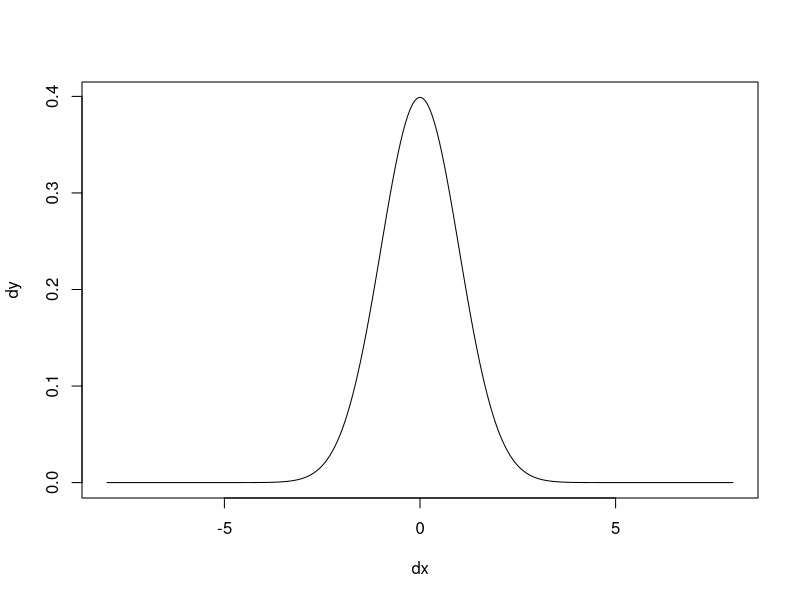
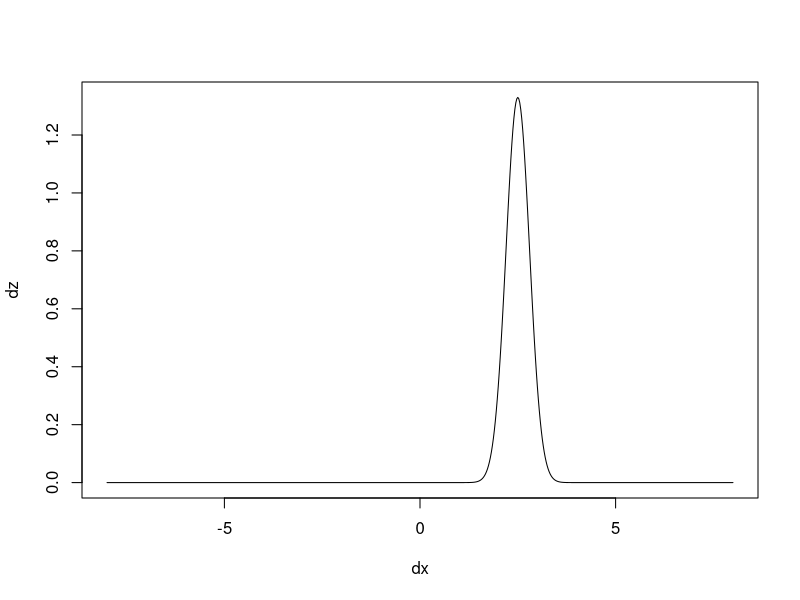
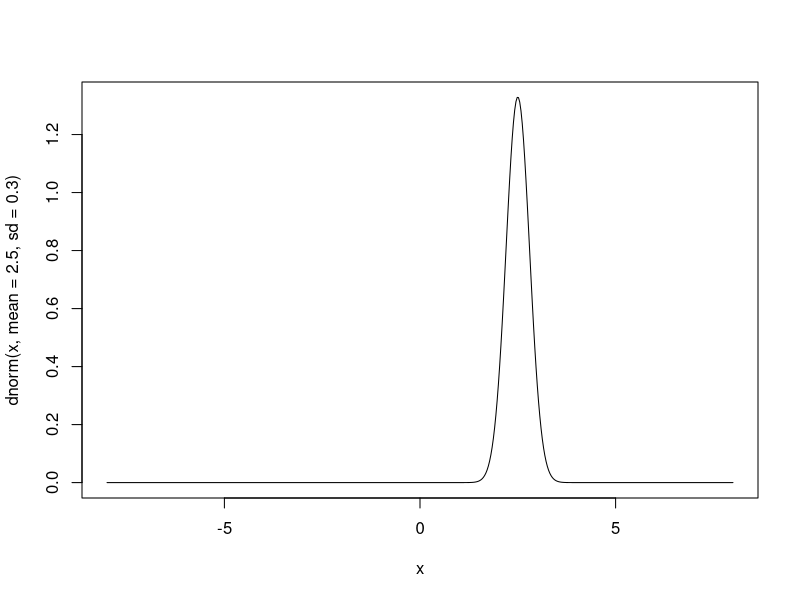
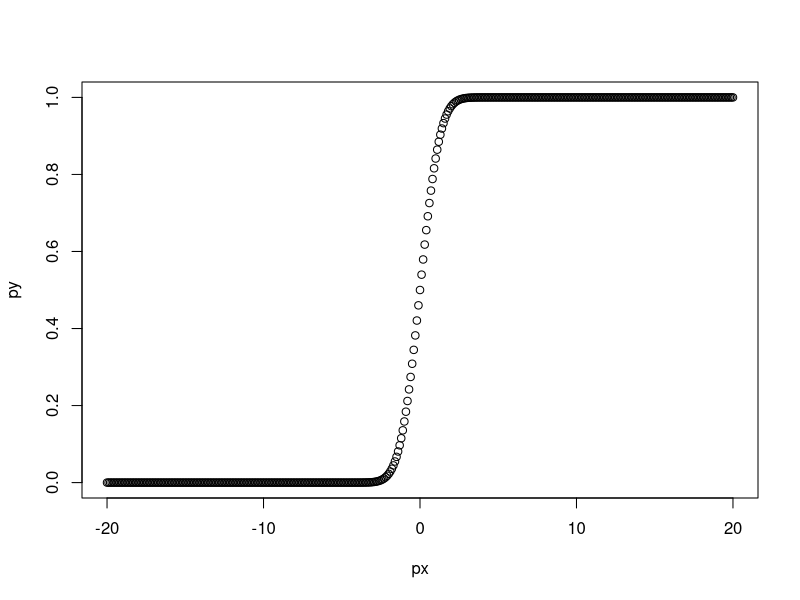
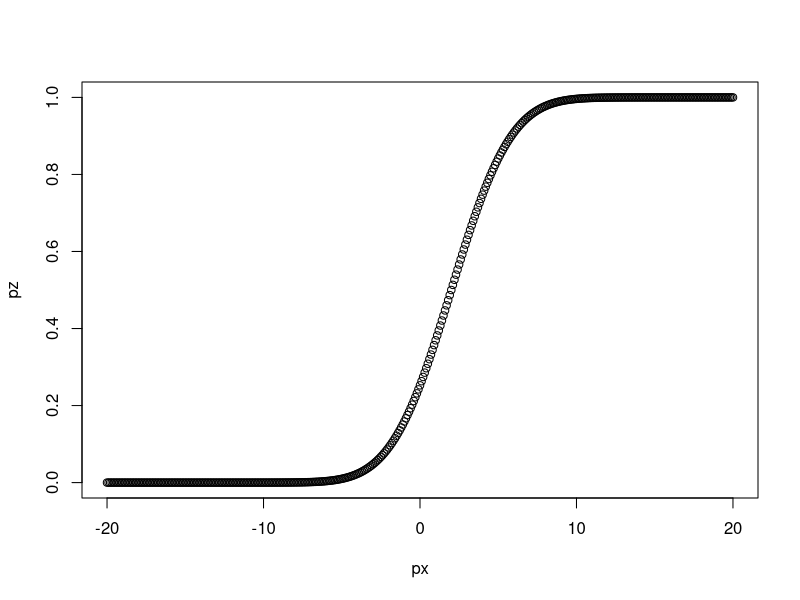
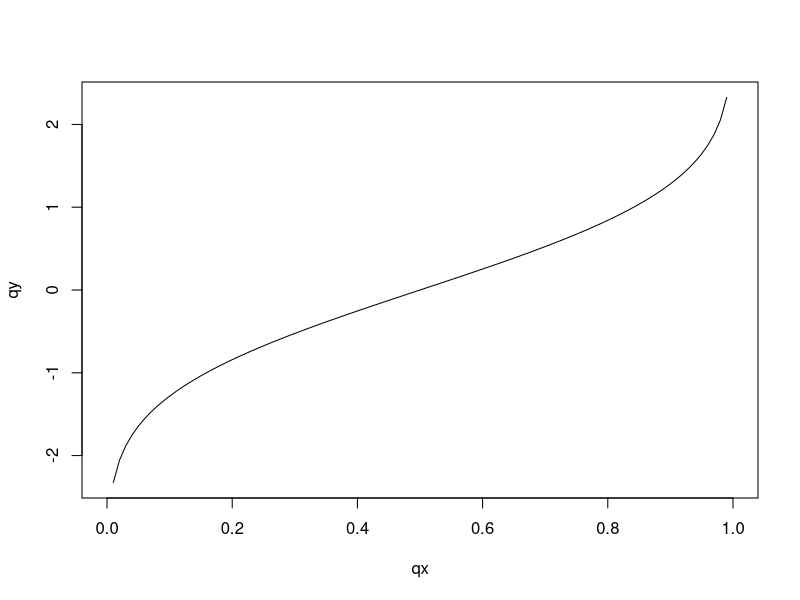
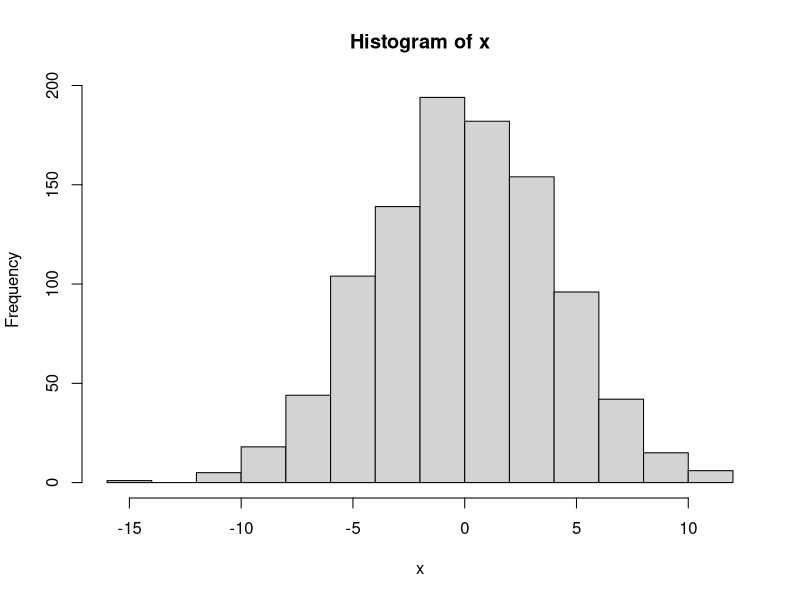
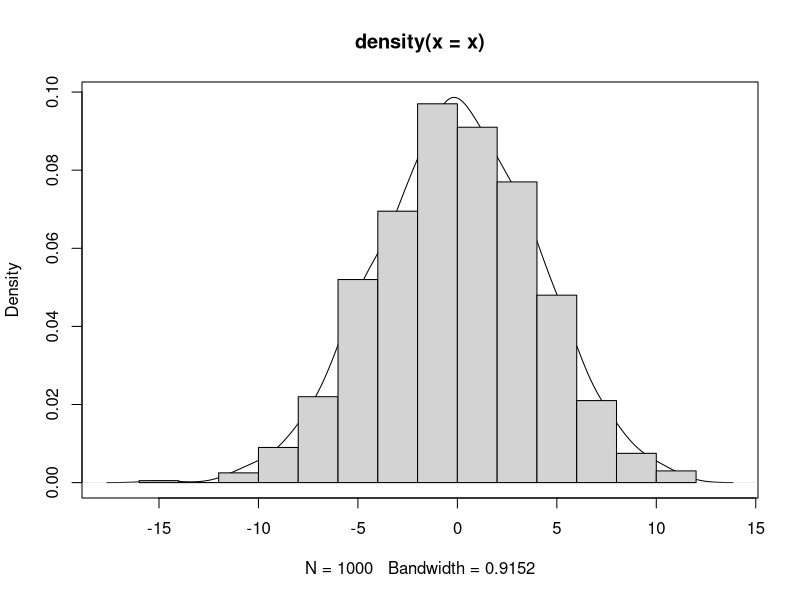

These figures' R source, in order:

## Distribuciones

# A modo general, una Distribución es una herramienta matemática que generaliza la noción de una función.

# En R podemos ver la lista de todas las distribuciones que se encuentran incluidas en el paquete 'stats', utilizando el siguiente comando:
?Distributions

# Cuatro grandes grupos de funciones de distribución de probabilidad se encuentran disponibles en dicho paquete: función de densidad (Density), función de distribución acumulativa (cumulative distribution function), función cuantil (quantile function) y generadores de números al azar (random variate generation).
# Cada función se denomina e identifica con la primer letra seguido del nombre de la variable (discreta o continua).
# dxxx
# pxxx
# qxxx
# rxxx

# Ejemplo: Distibución Normal o Gaussiana

# dnorm : Función de Densidad de Probabilidad (PDF en inglés).
# pnorm : Función de Distribución de Probabilidad (CDF en inglés; probabilidad acumulada).
# qnorm : Función de Cuantiles.
# rnorm : Generador aleatorio de números con distribución normal.
# En la ayuda de R se pueden ver las cuatro funciones incluidas para la
# distribución normal (los 5 comandos tienen el mismo efecto):
?Normal
?dnorm
?pnorm
?qnorm
?rnorm

# Las cuatro funciones tienen argumentos que especifican los parámetros
# de la distribución: mean y sd (mu y sigma), tienen los valores por
# defecto 0 y 1 (lo que se denota por la presencia de los "=").
# Otros parámetros varían ya que son específicos de cada función.


## Sobre las funciones:

# dnorm 
# Es la función con forma de campana que la mayoría conocemos.
# Calcula para cada punto observado el valor de la función de densidad.

# Para la función de densidad con una distribución normal el valor en cero vale:
dnorm(0) # cuánto vale la media y el desvío de esta distribución?
# 0.3989423

# Para la función de densidad con una distribución normal y media = 6, el valor en cero vale:
dnorm(0, mean = 6)
# 6.075883e-09

# Para la función de densidad con una distribución normal con media = 4 y desvío = 10, el valor en cero vale:
dnorm(0, mean = 6, sd = 10)
# 0.03332246

# Si quiero averigual el valor para tres números diferentes, los debo concatenar con la función c:
dc <- dnorm(c(1, 3, 7))
# 2.419707e-01 4.431848e-03 9.134720e-12

# Si quiero conocer para un determinada secuencia de valores como se comporta la función de distribución de densidad, primero debo generar la secuencia:
dx <- seq(-8, 8, by = 0.025)
# dx es un vector con valores entre -20 y 20 tomados de a 0,1.
dy <- dnorm(dx)
# dy usa los valores generados en dx y calcula los valores para la función de densidad con distribución normal
plot(dx, dy, type = 'l')

# ahora le cambiamos la media y el desvío
dz <- dnorm(dx, mean = 2.5, sd = 0.3)
plot(dx, dz, type = 'l')

# Nótese que la función curve también se puede usar para este propósito:
curve(dnorm(x, mean = 2.5, sd = 0.3), from = -8, to = 8, n = 500)

# pnorm
# Es la función que describe P(Y <= X) (probabilidad de que Y sea
# menor o igual a X, siendo X un cuantil e Y una variable aleatoria
# tomada de una distribución normal.
# Naturalmente Y está entre 0 y 1

pnorm(0)
# 0.5

pnorm(0, mean = 2)
# 0.02275013

pnorm(0, mean = 2, sd = 3)
# 0.2524925

pc <- pnorm(c(1, 3, 7))
# 0.8413447 0.9986501 1.0000000

px <- seq(-20, 20, by = 0.1)
py <- pnorm(px)
plot(px, py)

pz <- pnorm(px, mean = 2, sd = 3) 
plot(px, pz)

# qnorm
# Matemáticamente es la función inversa a pnorm (f^-1(x), no 1/f(x)).
# Ejemplo: para una variable al azar con distribución normal, de media 0 y desvío 1, la función de probabilidad que devuelve es el usualmente llamado Z-score.

# El ejemplo tal vez más conocido es el del valor de z correspondiente a un alfa de
# 0.05, 1.96 el cual se puede obtener así:

qnorm(0.975)
# 1.959964
# Debe tenerse en cuenta que este valor se obtiene tanto si se trata de un alfa 
# de 0.025 para un test de una sola cola (como en este caso) como para un alfa de
# 0.05 para un test de dos colas.

# Por defecto qnorm considera sólo la cola inferior de la distribución, pero se
# puede cambiar con el argumento lógico lower.tail:
qnorm(0.975, lower.tail = FALSE)

# Otros varios ejemplos (nótese que la entrada debe estar entre 0 y 1):
qnorm(0.5)
# 0
qnorm(0.5, mean = 1)
# 1
qnorm(0.5, mean = 1, sd = 2)
# 1
qnorm(0.5, mean = 2, sd = 2)
# 2
qnorm(0.5, mean = 2, sd = 4)
# 2
qnorm(0.25, mean = 2, sd = 2)
# 0.6510205
qnorm(0.758)
# 0.6998836
qnorm(0.758, mean = 5, sd = 2)
# 6.399767

# Nótese que al cambiar de mean = 0 y sd = 1 ya no estamos hablando de los 
# denominados Z-scores.

qc <- c(0.2, 0.4, 0.65)
qnorm(qc)
# -0.8416212 -0.2533471  0.3853205

qx <- seq(0, 1, by = 0.01)
qy <- qnorm(qx)
plot(qx, qy, type = 'l')


## Números aleatorios en R

# Un número aleatorio surge a partir de una variable al azar que presenta una función de distribución determinada.

# Ejemplo: Para crear 1000 números aleatorios de distribución normal con promedio
# 0 y desvío estándar 1:
x <- rnorm(1000, mean=0, sd=4)
# Para corroborar que el generador funciona bien:
mean(x)  # Debería ser cercano a 0
sd(x)    # y este cercano a 1

# De acuerdo a la ley de los grandes números, cuánto mayor es la cantidad de elementos de x, más cercanos a 0 y 1 son estos valores... invitamos al usuario a que explore lo que ocurre con estos valores al cambiar el primer argumento de rnorm.

# Podemos hacer un resumen de los números generados:
summary(x)

# O un histograma:
hist(x)

# O una curva de densidad:
densidad <- density(x)
plot(densidad)

# O ambos...
hist(x, freq = FALSE, add = TRUE)
# Nótese el uso de los argumentos "freq" y "add" para cambiar las
# opciones por defecto (así grafica densidades y no borra el gráfico
# anterior). En esta parte no se va a profundizar en lo que refiere
# a herramientas gráficas, pero se retomará el tema más adelante.


# Ejemplificando con las tres funciones que vimos anteriormente:

# dnorm
# otra forma de graficar una función de densidad:
curve(dnorm(x), from=-3.5, to=3.5) # recuerde quien era x...
# La función curve dibuja la curva de la función correspondiente dentro de los límites pautados por 'from' y 'to'.

# pnorm
curve(pnorm(x), from=-3.5, to=3.5)

# qnorm
curve(qnorm(x), from=-1, to=1)
# Nótese el parecido con:
plot(sort(rnorm(1e3)))

# Puedo combinar dnorm y rnorm para hacer un lindo gráfico:
x <- rnorm(1000)
hist(x, freq=FALSE)
curve(dnorm(x), add=TRUE, col='blue', lwd=2)
lines(density(x), col='red', lwd=2)
# la función line ajusta una línea al modelo propuesto.

# EXTRA

# La función qqnorm sirve para comparar los cuantiles de un vector
# cualquiera con la distribución de cuantiles esperada para una
# distribución normal:
?qqnorm

# Ejemplo:
qqx <- rnorm(100)
qqnorm(qqx)
# Usando qqline agregamos una recta que pasa por el primer y tercer
# cuartiles (correspondientes a los percentiles 25% y 75%). 
qqline(qqx, col='red', lwd=2)
# ¿Qué pasa si hago una prueba similar con un x generado con runif?
# Comparar con la curva de pnorm, ¿Se parecen?¿Tiene lógica?

####################################################

## Ejemplo: Distribución Uniforme
?Uniform
# O
?dunif

# Cómo dice el nombre, la distribución uniforme es equiprobable para
# todos los valores incluídos en un intervalo dado. Por lo tanto sólo
# necesita un mínimo y un máximo como parámetros.
# Al igual que todos los generadores de números de "stats", el primer
# argumento es el número de elementos, mientras que los otros dos son
# el mín. y máx. mencionados.

# Ejemplo: Para tomar mil valores aleatorios con distribución U(0,1):
x <- runif(1000, 0, 1)
hist(x)  # Bastante horizontal, ¿no?

####################################################

## Muestreos aleatorios
?sample

# La función sample hace muestreos de los elementos contenidos en el
# primer argumento. Por defecto muestrea sin reposición todos los
# elementos posibles:
sample(1:5)
# 1 4 5 2 3 # primera corrida
# 2 1 5 4 3 # segunda corrida
# 3 4 2 1 5 # tercera corrida
# como el lector puede observar, cada nueva corridadel comando, genera un muestreo aleatorio, por lo tanto es esperable que el orden de los números sea siempre distinto.
# intente probar con una mayor cantidad de números o correr varias veces el argumento de arriba...

# En la ayuda se pueden ver varios argumentos para modificar este
# comportamiento:
sample(1:5, replace=TRUE)  # con reposición
sample(1:5, 2)             # muestrea sólo dos valores, sin reposición
sample(1:5, size=2)        # ídem
sample(1:5, 2, replace=TRUE) # los anteriores combinados

# Los mismos resultados se pueden obtener si usamos vectores "character":
sample(c('Homero', 'Marge', 'Bart', 'Lisa', 'Maguie'), 3, replace=TRUE) # nombres
sample(letters, 5) # letras

# Algo que puede confundir: si le damos solamente un número como entrada,
# puede tener comportamientos inesperados:
sample(10)     # idéntico a pedir "sample(1:10)"
sample(10.3)   # redondea 10.3 --> 10, así que es igual que el anterior
# es idéntico a pedir: sample(floor(10.3)), función floor es para redondear
sample(-10.3)  # el comportamiento es distinto ahora, por ser negativo

#############################################################################

# EXTRA

# Otra opción útil puede ser usar el argumento "prob" de la función sample.
# Este argumento permite asignar distintos valores de peso a cada
# uno de los elementos del vector a muestrear.
# Por ejemplo, si queremos muestrear los valores 5, 10 y 15 pero de tal
# forma que el valor 5 sea 3 veces más frecuente que el 15, y que el
# el 10 sea 2 veces más frecuente que el 15, entonces podemos ingresar:
muestreo <- sample(c(5, 10, 15), size=6000, prob=c(3, 2, 1), replace=T)
x <- table(muestreo)
x  # x tiene por nombres los valores 5, 10 y 15
x['5'] / x['15']  # ¿Es el valor que esperábamos?
x['5'] / x['10']  # ¿Es el valor que esperábamos?
# las comillas indican el nombre del elemento
# en el resultado el 5 indica el nombre del elemento, de forma similar
# a cuando pedimos que muestre x.

# Nótese que:
# prob es un sólo argumento, pero eso no equivale a un sólo número, si no
# a un sólo objeto (en este caso un vector, con tres elementos).
# prob puede aceptar valores decimales, incluso pueden asignarse
# probabilidades, aunque da error si alguno es negativo.
# Internamente los valores son siempre convertidos a un valor
# de probabilidad (entre 0 y 1); si el usuario ingresa lo siguigente:
# prob=c(A, B, C)
# Entonces transforma los valores así:
# a = A / (A + B + C)
# b = B / (A + B + C)
# c = C / (A + B + C)
# Y utiliza a, b y c como las probabilidades de que sean muestreados
# los elementos correspondiente del vector a muestrear.


####################################################
## Semillas

# Los números aleatorios generados por computadora, no son verdaderamente
# aleatorios. Los algoritmos internos necesarios son determinísticos
# en último término, pero producen secuencias de valores que aproximan
# propiedades estadísticas aceptablemente similares a las esperadas
# por la distribución uniforme.
# Ver:
# http://www.random.org/;
# http://en.wikipedia.org/wiki/Pseudorandom_number_generator).
?Random
?RNG/
  # También existe un paquete llamado "random", para la generación de
  # números verdaderamente aleatorios (aunque en muchos casos no son
  # necesarios).
  
  # Las simulaciones que usan métodos Monte Carlo pueden ser sensibles a
  # los problemas. Para el uso de R existe al menos un libro relacionado:
  # http://books.google.com/books/about/Introducing_Monte_Carlo_Methods_with_R.html?id=WIjMyiEiHCsC
  
# Las secuencias generadas por estos algoritmos dependen del valor
# inicial llamado "semilla". Si ingresamos una semilla manualmente
# podemos repetir el resultado de cualquiera de las funciones basadas
# en generadores de números aleatorios (como rnorm, runif y sample):
set.seed(1)  # se puede usar cualquier otro número
sample(10)
# 3  4  5  7  2  8  9  6 10  1
# si ejecutamos de vuelta el comando, va a ser distinto
sample(10)
#  3  2  6 10  5  7  8  4  1  9
# a menos que volvamos a "plantar" la misma "semilla":
set.seed(1)
sample(10)
# 3  4  5  7  2  8  9  6 10  1

# Se obtendrán resultados análogos si usamos rnorm, runif u otros
# generadores de números aleatorios.

# Esto puede ser útil si queremos que nuestros resultados sean
# reproducibles *exactamente* en otro momento o lugar.

# si plantamos otra semilla, el orden aleatorio que quede guardado en dicha semilla será otro:
set.seed(2)

sample(10)
# 2  7  5 10  6  8  1  3  4  9

sample(10)
# 6  3  7  2  9  5  4  1 10  8

set.seed(2)
sample(10)
# 2  7  5 10  6  8  1  3  4  9

